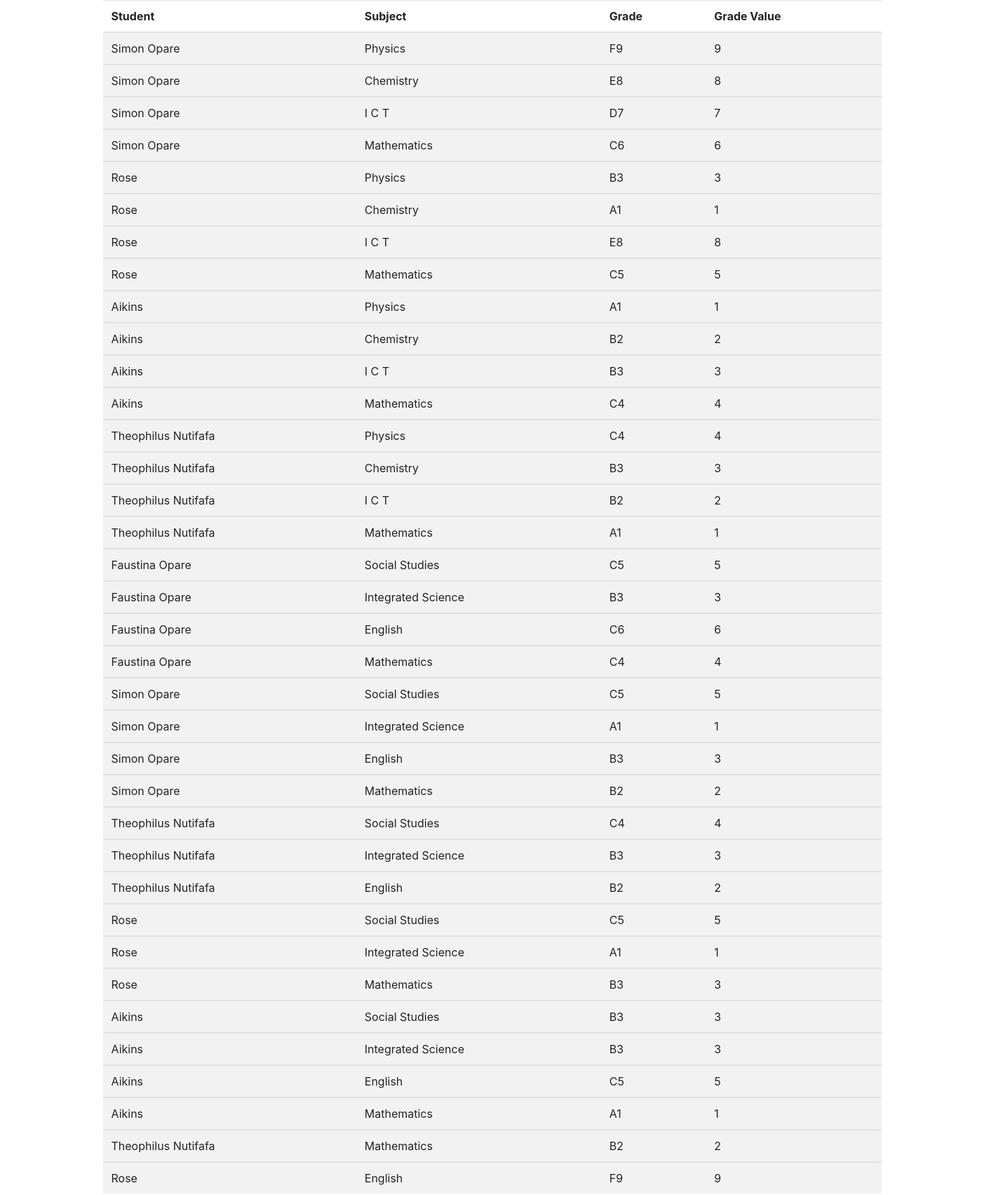
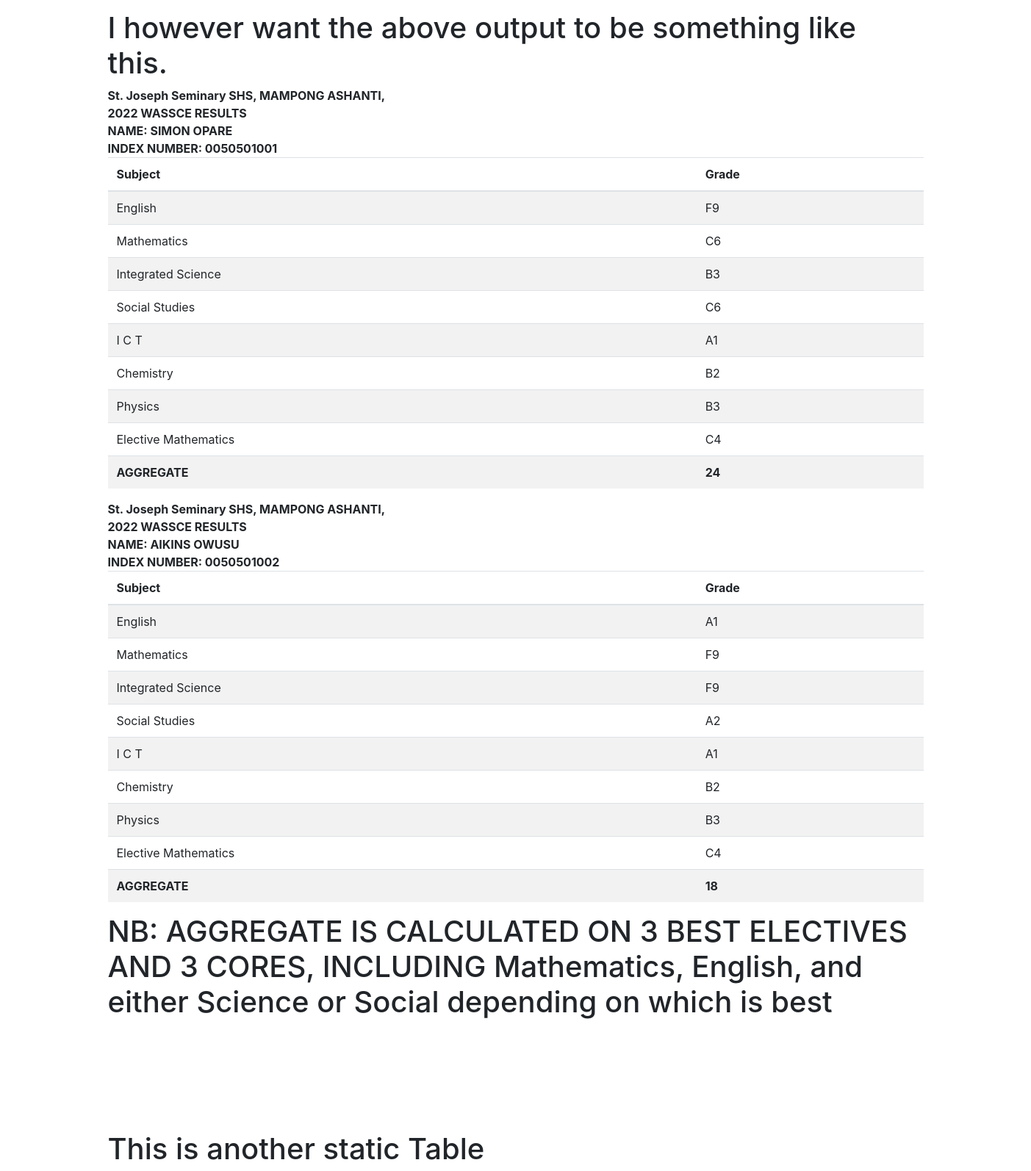
The page / (upper part) on the database its author committed (2 pictures, top to bottom).
### analysis/models.py (models this page shows, shortened)
class Grade(models.Model):
    student =  models.ForeignKey(Student,null=True,blank=True,on_delete=models.SET_NULL,related_name="grades")
    subject = models.ForeignKey(Subject,null=True,blank=True,on_delete=models.SET_NULL)
    grade = models.ForeignKey(GradeValue,null=True,blank=True,on_delete=models.SET_NULL,related_name="student_grades")

class Student(models.Model):
    school = models.ForeignKey(School,null=True,blank=True,on_delete=models.SET_NULL)
    department =  models.ForeignKey(Department,null=True,blank=True,on_delete=models.SET_NULL,related_name="students")
    name = models.CharField(max_length=50,null=True)
    gender = models.CharField(max_length=10,null=True,choices=genders)
    year = models.IntegerField(default=getCurrentYear())
    student_number = models.CharField(max_length=4,null=True)

class Subject(models.Model):
    name = models.CharField(max_length=50,null=True)
    subjectType = models.CharField(max_length=50,null=True,choices=subject_types)
    ems = models.BooleanField(default=False)

class GradeValue(models.Model):
    grade = models.CharField(max_length=10,null=True)
    value = models.IntegerField(default=0)

### analysis/views.py (the view)
# urls.py: path('', views.index, name = 'home')
def index(request):
    args = {'students':get_with_gender("feMALE")}
    students = Student.objects.all().order_by('id')
    checkGrade = Grade.objects.all().order_by('-id')
    subject = Subject.objects.all()
    grade = Grade.objects.distinct().values('grade__grade')
    context = {
        'args':args,
        'students':students,
        'checkGrade':checkGrade,
        'subject':subject,
        'grade':grade,
    }
    return render(request,'analysis/index.html',context)

### analysis/views.py (called while the page is built)
def get_with_gender(criterion):
    students = Student.objects.all()
    objects = [student for student in students if (student.gender).lower() == criterion.lower()]
    return  objects

### analysis/templates/analysis/index.html (shortened to what this page needs)
<link rel="stylesheet" href="https://stackpath.bootstrapcdn.com/bootstrap/4.1.3/css/bootstrap.min.css">
<link rel="stylesheet" href="https://use.fontawesome.com/releases/v5.6.1/css/all.css">
<div class="container">
<table class="table table-striped" >
     <thead>
        <th>Student {{checkGrade.student.name}}</th>
        <th>Subject</th>
        <th>Grade</th>
        <th>Grade Value</th>
    </thead>
    {% for check in checkGrade %}
    <tbody>
        <tr>
            <td>{{check.student.name}}</td>
            <td>{{check.subject.name}}</td>
            <td>{{check.grade.grade}}</td>
            <td>{{check.grade.value}}</td>
        </tr>
    </tbody>
    {% endfor %}
</table>
<div>
  <h1>I however want the above output to be something like this.</h1>
  <table class="table table-striped" >
   <B> <DIV>
      St. Joseph Seminary SHS, MAMPONG ASHANTI,
    </DIV>
    <DIV>
      2022 WASSCE RESULTS
    </DIV>
    <DIV>
      NAME: SIMON OPARE
    </DIV>
    <DIV>
      INDEX NUMBER: 0050501001
    </DIV></B>
     <thead>
        <th>Subject</th>
        <th>Grade</th>
    </thead>
        <tr>
            <td>English</td>
            <td>F9</td>
        </tr>
        <tr>
           <td>Mathematics</td>
            <td>C6</td>
          <tr>
           <td>Integrated Science</td>
            <td>B3</td>
        </tr>
        <tr>
             <td>Social Studies</td>
            <td>C6</td>
        </tr>
         </tr>
            <td>I C T</td>
            <td>A1</td>
            <td>Chemistry</td>
            <td>B2</td>
            <td>Physics</td>
            <td>B3</td>
            <td>Elective Mathematics</td>
            <td>C4</td>
            <td><B>AGGREGATE</B></td>
           <td><B>24</B></td>
        </TAble>
        <TABLE>
           <table class="table table-striped" >
   <B> <DIV>
      St. Joseph Seminary SHS, MAMPONG ASHANTI,
    </DIV>
    <DIV>
      2022 WASSCE RESULTS
    </DIV>
    <DIV>
      NAME: AIKINS OWUSU
    </DIV>
    <DIV>
      INDEX NUMBER: 0050501002
    </DIV></B>
     <thead>
        <th>Subject</th>
        <th>Grade</th>
    </thead>
        <tr>
            <td>English</td>
            <td>A1</td>
        </tr>
        <tr>
           <td>Mathematics</td>
            <td>F9</td>
          <tr>
           <td>Integrated Science</td>
            <td>F9</td>
        </tr>
        <tr>
             <td>Social Studies</td>
            <td>A2</td>
        </tr>
         </tr>
            <td>I C T</td>
            <td>A1</td>
            <td>Chemistry</td>
            <td>B2</td>
            <td>Physics</td>
            <td>B3</td>
            <td>Elective Mathematics</td>
            <td>C4</td>
            <td><B>AGGREGATE</B></td>
           <td><B>18</B></td>
        </TABLE>
</div>
<DIV>
  <H1>NB: AGGREGATE IS CALCULATED ON 3 BEST ELECTIVES AND 3 CORES, INCLUDING Mathematics, English, and either Science or Social depending on which is best</H1>
</DIV>
<br>
<br>
<br>
<br>
<br>
<br>
<DIV>
  <H1>This is another static Table</H1>
</DIV>
</div>

### rows shown on the page
Grade: student.name "Simon Opare", subject.name "Physics", grade.grade "F9", grade.value "9"
Grade: student.name "Simon Opare", subject.name "Chemistry", grade.grade "E8", grade.value "8"
Grade: student.name "Simon Opare", subject.name "I C T", grade.grade "D7", grade.value "7"
Grade: student.name "Simon Opare", subject.name "Mathematics", grade.grade "C6", grade.value "6"
Grade: student.name "Rose", subject.name "Physics", grade.grade "B3", grade.value "3"
Grade: student.name "Rose", subject.name "Chemistry", grade.grade "A1", grade.value "1"
Grade: student.name "Rose", subject.name "I C T", grade.grade "E8", grade.value "8"
Grade: student.name "Rose", subject.name "Mathematics", grade.grade "C5", grade.value "5"
Grade: student.name "Aikins", subject.name "Physics", grade.grade "A1", grade.value "1"
Grade: student.name "Aikins", subject.name "Chemistry", grade.grade "B2", grade.value "2"
Grade: student.name "Aikins", subject.name "I C T", grade.grade "B3", grade.value "3"
Grade: student.name "Aikins", subject.name "Mathematics", grade.grade "C4", grade.value "4"
Grade: student.name "Theophilus Nutifafa", subject.name "Physics", grade.grade "C4", grade.value "4"
Grade: student.name "Theophilus Nutifafa", subject.name "Chemistry", grade.grade "B3", grade.value "3"
Grade: student.name "Theophilus Nutifafa", subject.name "I C T", grade.grade "B2", grade.value "2"
Grade: student.name "Theophilus Nutifafa", subject.name "Mathematics", grade.grade "A1", grade.value "1"
Grade: student.name "Faustina Opare", subject.name "Social Studies", grade.grade "C5", grade.value "5"
Grade: student.name "Faustina Opare", subject.name "Integrated Science", grade.grade "B3", grade.value "3"
Grade: student.name "Faustina Opare", subject.name "English", grade.grade "C6", grade.value "6"
Grade: student.name "Faustina Opare", subject.name "Mathematics", grade.grade "C4", grade.value "4"
Grade: student.name "Simon Opare", subject.name "Social Studies", grade.grade "C5", grade.value "5"
Grade: student.name "Simon Opare", subject.name "Integrated Science", grade.grade "A1", grade.value "1"
Grade: student.name "Simon Opare", subject.name "English", grade.grade "B3", grade.value "3"
Grade: student.name "Simon Opare", subject.name "Mathematics", grade.grade "B2", grade.value "2"
Grade: student.name "Theophilus Nutifafa", subject.name "Social Studies", grade.grade "C4", grade.value "4"
Grade: student.name "Theophilus Nutifafa", subject.name "Integrated Science", grade.grade "B3", grade.value "3"
Grade: student.name "Theophilus Nutifafa", subject.name "English", grade.grade "B2", grade.value "2"
Grade: student.name "Rose", subject.name "Social Studies", grade.grade "C5", grade.value "5"
Grade: student.name "Rose", subject.name "Integrated Science", grade.grade "A1", grade.value "1"
Grade: student.name "Rose", subject.name "Mathematics", grade.grade "B3", grade.value "3"
Grade: student.name "Aikins", subject.name "Social Studies", grade.grade "B3", grade.value "3"
Grade: student.name "Aikins", subject.name "Integrated Science", grade.grade "B3", grade.value "3"
Grade: student.name "Aikins", subject.name "English", grade.grade "C5", grade.value "5"
Grade: student.name "Aikins", subject.name "Mathematics", grade.grade "A1", grade.value "1"
Grade: student.name "Theophilus Nutifafa", subject.name "Mathematics", grade.grade "B2", grade.value "2"
Grade: student.name "Rose", subject.name "English", grade.grade "F9", grade.value "9"
